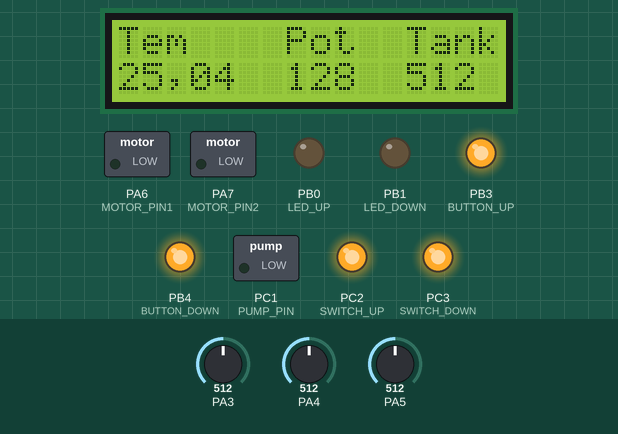
Simulated run of this program. Board: ATmega32, built with avr-gcc and emulated at 8 MHz. Shown: 16×2 character LCD, switched loads named in the program (green lamp = pin HIGH), output pins drawn as LEDs (lit = HIGH). Wiring (inferred from the names in the program): character LCD (HD44780): RS PA0; R/W PA1; E PA2; data PD0, PD1, PD2, PD3, PD4, PD5, PD6, PD7. The inputs (shaded band) are chosen by the test bench; at power-on: PA5 = 512, PA3 = 512, PA4 = 512. Pins used as bus, display or sensor lines are not drawn.

Above: at 2.1 s.
2.2 s: PA5 set to 111
At 3.6 s:
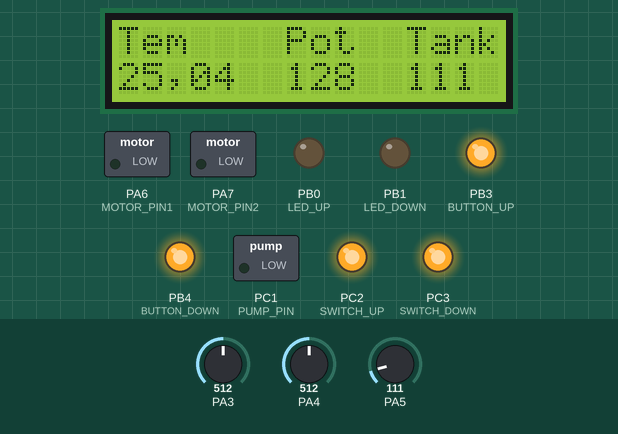
3.9 s: PA5 set to 91
At 5.6 s:
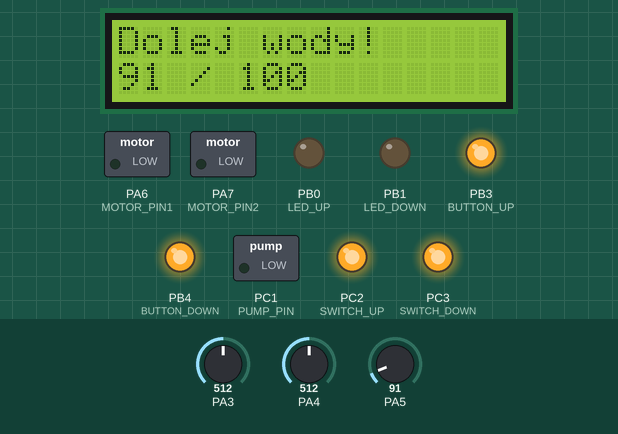
6.0 s: PA5 set to 110
At 7.5 s:
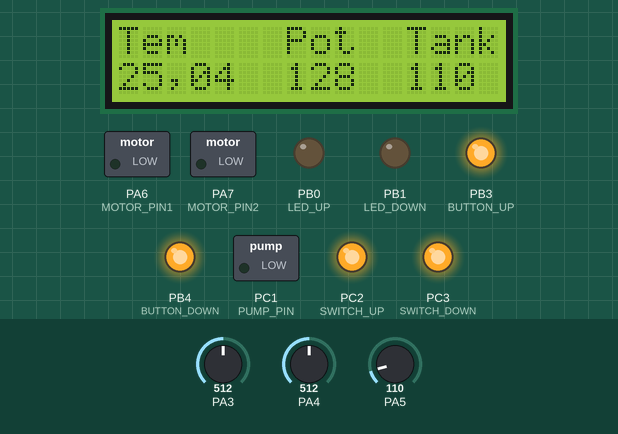
8.1 s: PA3 set to 360
At 9.9 s:
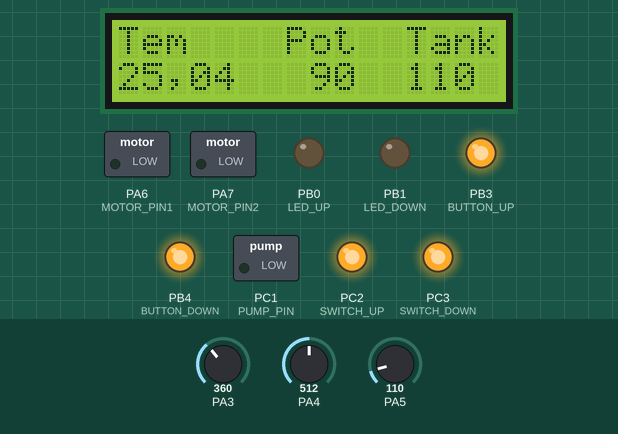
10.2 s: PA4 set to 360
At 12.0 s:
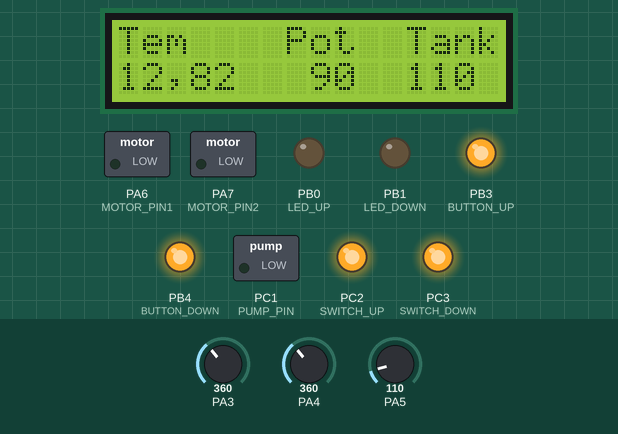
12.3 s: PA3 set to 380
At 13.4 s:
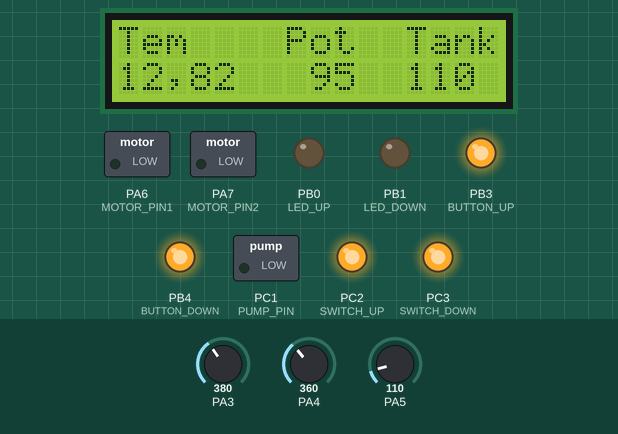
Timing chart, 0 to 15.3 s (numbered marks = the images above; inputs shaded):
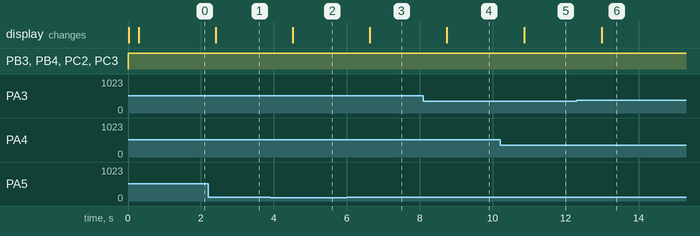

The program:

main.c
```c
#include "lcd.h"
#include "connection.h"

static inline void InitADC(void)
{
    ADMUX |= (1 << REFS0);                 //ustawienie napięcia ref na napięcie zasilania
    ADCSRA |= (1 << ADPS1) | (1 << ADPS0); //czestotliwosc na 8
    ADCSRA |= (1 << ADEN);                 //uruchomienie przetwornika ADC
}

void Initialization()
{
    MOTOR_DDR |= (1 << MOTOR_PIN1);    //Motor init
    MOTOR_DDR |= (1 << MOTOR_PIN2);    //Motor init
    PUMP_DDR |= (1 << PUMP_PIN);       //Pump init
    SWITCH_DDR |= (1 << SWITCH_UP);    //Switch init
    SWITCH_DDR |= (1 << SWITCH_DOWN);  //Switch init
    BUTTON_DDR |= (1 << BUTTON_UP);    //Button init
    BUTTON_DDR |= (1 << BUTTON_DOWN);  //Button init
    LED_DDR |= (1 << LED_UP);          //Button init
    LED_DDR |= (1 << LED_DOWN);        //Button init
    SWITCH_PORT |= (1 << SWITCH_UP);   //Switch pull up
    SWITCH_PORT |= (1 << SWITCH_DOWN); //Switch pull up
    BUTTON_PORT |= (1 << BUTTON_UP);   //Button pull up
    BUTTON_PORT |= (1 << BUTTON_DOWN); //Button pull up

    PUMP_PORT &= ~(1 << PUMP_PIN); //turn off the pump

    InitADC();
    LCD_Init();
}

int main(void)
{
    Initialization();
    //Variables
    char text[20];                  //LCD text buffor

    bool LCD_is_busy = false;       //tell us if water tank level is okay
    int roof = WhichSwitch();       //tell us if roof is up
    bool pump_is_on = false;

    _delay_ms(200); //wait to initialization

    while (1)
    {
        roof = WhichSwitch();
        led(roof);
        roof_up_down();
        uint16_t tank_val = watertank_value();
        uint16_t pot_val = percent(waterpot_value());
        uint16_t temp_val = redo(temp_value());

        uint16_t i = temp_val / 100;
        uint16_t j = temp_val - i * 100;

        LCD_is_busy = watertank_switch(tank_val);
        if (!LCD_is_busy)
        {
            sprintf(text, "Tem    Pot  Tank");
            LCD_String(text);
            if (j < 10)
                sprintf(text, "%d,0%d  %3d  %3d ", i, j, pot_val, tank_val);
            else
                sprintf(text, "%d,%2d  %3d  %3d ", i, j, pot_val, tank_val);
            LCD_Command(0xC0);
            LCD_String(text);
            waterpot_switch(pot_val,pump_is_on);
        }
        else
        {
            sprintf(text, "Dolej wody!");
            LCD_String(text);
            sprintf(text, "%d / %d", tank_val, WATERTANK_MIN);
            LCD_Command(0xC0);
            LCD_String(text);
        }
        _delay_ms(1000);
        LCD_Clear();
    }

    return 0;
}
```

connection.h
```c
#ifndef CONNECTION

#include "library.h"
#include "waterpot.h"
#include "watertank.h"
#include "temperature.h"
#include "motor.h"
#include "pump.h"

int WhichSwitch()
{
    if (bit_is_clear(SWITCH_PIN, SWITCH_UP)) //jesli jest wcisnieta gorna krancowka
        return 0;

    if (bit_is_clear(SWITCH_PIN, SWITCH_DOWN)) //jesli jest wcisnieta dolna krancowka
        return 1;
    return 2;
}

void led(int roof)
{
    if (roof == 0)
    {
        LED_PORT &= ~(1 << LED_DOWN);
        LED_PORT |= (1 << LED_UP);
    }
    if (roof == 1)
    {
        LED_PORT &= ~(1 << LED_UP);
        LED_PORT |= (1 << LED_DOWN);
    }
    if (roof != 1 && roof != 0)
    {
        LED_PORT &= ~(1 << LED_UP);
        LED_PORT &= ~(1 << LED_DOWN);
    }
}

void waterpot_switch(uint16_t pot_val, bool pump_is_on)
{
    if (waterpot_level(pot_val) == 1)
    {
        // pump_on();
        pump_is_on = true;
    }
    if (waterpot_level(pot_val) == 2)
        if (pump_is_on) //jesli pompa wlaczona
        {
            // pump_off(); //wylacz pompe
            pump_is_on = false;
        }
}

bool watertank_switch(uint16_t tank_val)
{
    if (watertank_level(tank_val) == 1)
        return true;
    else
        return false;
}

void roof_up_down()
{
    bool choice = false;
    char text[20];
    if (bit_is_set(BUTTON_PIN, BUTTON_UP) || bit_is_set(BUTTON_PIN, BUTTON_DOWN))
    {
        LCD_Clear();
        while (bit_is_clear(BUTTON_PIN, BUTTON_UP) && bit_is_set(SWITCH_PIN, SWITCH_UP))
        {
            motor_right(); // ciagnij linke
            sprintf(text, "Podnosze dach");
            LCD_String(text);
            choice = true;
            while (bit_is_clear(BUTTON_PIN, BUTTON_UP) && bit_is_set(SWITCH_PIN, SWITCH_UP))
                ;
        }
        LCD_Clear();
        if (choice)
            motor_stop();

        while (bit_is_clear(BUTTON_PIN, BUTTON_DOWN) && bit_is_set(SWITCH_PIN, SWITCH_DOWN))
        {
            motor_left(); // luzuj linke
            sprintf(text, "Opuszczam dach");
            LCD_String(text);
            choice = true;
            while (bit_is_clear(BUTTON_PIN, BUTTON_DOWN) && bit_is_set(SWITCH_PIN, SWITCH_DOWN))
                ;
        }
        LCD_Clear();
        if (choice)
            motor_stop();
    }
}

uint16_t percent(uint16_t tank)
{
    int tank_t = tank;
    tank = tank_t * 100 / 400;
    return tank;
}

uint16_t redo(uint16_t a)
{
    const int B = 4275; // B value of the thermistor
    const long int R0 = 100000;
    float R = 1023.0 / a - 1.0;
    R = R0 * R;
    uint16_t temperature = (1.0 / (log(R / R0) / B + 1 / 298.15) - 273.15) * 100;
    return temperature;
}

#endif
```

motor.h
```c
#ifndef MOTOR

#include "library.h"

void motor_left()
{
    _delay_ms(50);
    MOTOR_PORT &= ~(1 << MOTOR_PIN1);
    _delay_ms(50);
    MOTOR_PORT |= (1 << MOTOR_PIN2);
    _delay_ms(50);
}

void motor_right()
{
    _delay_ms(50);
    MOTOR_PORT &= ~(1 << MOTOR_PIN2);
    _delay_ms(50);
    MOTOR_PORT |= (1 << MOTOR_PIN1);
    _delay_ms(50);
}

void motor_stop()
{
    _delay_ms(50);
    MOTOR_PORT &= ~(1 << MOTOR_PIN2);
    _delay_ms(50);
    MOTOR_PORT &= ~(1 << MOTOR_PIN1);
    _delay_ms(50);
}

#endif
```

pump.h
```c
#ifndef PUMP

#include "library.h"

void pump_on()
{
    _delay_ms(50);
    PUMP_PORT |= (1 << PUMP_PIN);
    _delay_ms(50);
}

void pump_off()
{
    _delay_ms(50);
    PUMP_PORT &= ~(1 << PUMP_PIN);
    _delay_ms(50);
}

#endif
```

temperature.h
```c
#ifndef TEMPERATURE

#include "library.h"

void Temp_ADMUX() //Water pot ADMUX settings
{
    ADMUX |= ((1 << MUX2));                //setting channel - 00100, MUX0 = 1, MUX1 = 1
    ADMUX &= ~((1 << MUX0) | (1 << MUX1)); //setting zero - MUX2 = 0
}

uint16_t temp_value()
{
    uint16_t liquidsensor_value = 0;
    Temp_ADMUX();
    ADCSRA |= (1 << ADSC);                 //start ADC conversion
    loop_until_bit_is_clear(ADCSRA, ADSC); //wait until ADC conversion is done
    liquidsensor_value = ADC;              //read ADC value in

    return liquidsensor_value;
}

#endif
```

waterpot.h
```c
#ifndef WATERPOT

#include "library.h"

void WaterPot_ADMUX() //Water pot ADMUX settings
{
    ADMUX |= ((1 << MUX0) | (1 << MUX1)); //setting channel - 00011, MUX0 = 1, MUX1 = 1
    ADMUX &= ~((1 << MUX2));              //setting zero - MUX2 = 0
}

uint16_t waterpot_value()
{
    uint16_t liquidsensor_value = 0;
    WaterPot_ADMUX();
    ADCSRA |= (1 << ADSC);                 //start ADC conversion
    loop_until_bit_is_clear(ADCSRA, ADSC); //wait until ADC conversion is done
    liquidsensor_value = ADC;              //read ADC value in

    return liquidsensor_value;
}

int waterpot_level(uint16_t liquidsensor_value)
{
    if (liquidsensor_value < WATERPOT_MIN)
        return 1;
    if (liquidsensor_value > WATERPOT_MAX)
        return 2;
    return 0;
}

#endif
```

watertank.h
```c
#ifndef WATERPOT

#include "library.h"

void WaterTank_ADMUX() //Water tank ADMUX settings
{
    ADMUX |= ((1 << MUX0) | (1 << MUX2)); //setting channel - 00101, MUX0 = 1, MUX2 = 1
    ADMUX &= ~((1 << MUX1));              //setting zero - MUX1 = 0
}

uint16_t watertank_value()
{
    uint16_t liquidsensor_value = 0;
    WaterTank_ADMUX();
    ADCSRA |= (1 << ADSC);                 //start ADC conversion
    loop_until_bit_is_clear(ADCSRA, ADSC); //wait until ADC conversion is done
    liquidsensor_value = ADC;              //read ADC value in

    return liquidsensor_value;
}

int watertank_level(uint16_t liquidsensor_value)
{
    if (liquidsensor_value < WATERTANK_MIN)
        return 1;
    if (liquidsensor_value > WATERTANK_MAX)
        return 0;
    return 0;
}

#endif
```

lcd.h
```c
#ifndef LCD

#include "library.h"

void LCD_Command(unsigned char cmnd)
{
    LCD_Data_Port = cmnd;
    LCD_Command_Port &= ~(1 << RS); /* RS=0 command reg. */
    LCD_Command_Port &= ~(1 << RW); /* RW=0 Write operation */
    LCD_Command_Port |= (1 << EN);  /* Enable pulse */
    _delay_us(1);
    LCD_Command_Port &= ~(1 << EN);
    _delay_ms(3);
}

void LCD_Char(unsigned char char_data) /* LCD data write function */
{
    LCD_Data_Port = char_data;
    LCD_Command_Port |= (1 << RS);  /* RS=1 Data reg. */
    LCD_Command_Port &= ~(1 << RW); /* RW=0 write operation */
    LCD_Command_Port |= (1 << EN);  /* Enable Pulse */
    _delay_us(1);
    LCD_Command_Port &= ~(1 << EN);
    _delay_ms(1);
}

void LCD_Init(void) /* LCD Initialize function */
{
    LCD_Command_Dir |= 0b11000111; /* Make LCD command port direction as o/p */
    LCD_Data_Dir = 0xFF;           /* Make LCD data port direction as o/p */
    _delay_ms(20);                 /* LCD Power ON delay always >15ms */

    LCD_Command(0x38); /* Initialization of 16X2 LCD in 8bit mode */
    LCD_Command(0x0C); /* Display ON Cursor OFF */
    LCD_Command(0x06); /* Auto Increment cursor */
    LCD_Command(0x01); /* Clear display */
    LCD_Command(0x80); /* Cursor at home position */
}

void LCD_String(char *str) /* Send string to LCD function */
{
    int i;
    for (i = 0; str[i] != 0; i++) /* Send each char of string till the NULL */
        LCD_Char(str[i]);
}

void LCD_String_xy(char row, char pos, char *str) /* Send string to LCD with xy position */
{
    if (row == 0 && pos < 16)
        LCD_Command((pos & 0x0F) | 0x80); /* Command of first row and required position<16 */
    else if (row == 1 && pos < 16)
        LCD_Command((pos & 0x0F) | 0xC0); /* Command of first row and required position<16 */
    LCD_String(str);                      /* Call LCD string function */
}

void LCD_Clear()
{
    LCD_Command(0x01); /* clear display */
    LCD_Command(0x80); /* cursor at home position */
}

#endif
```

library.h
```c
#include <avr/io.h>
#include <avr/iom32.h>
#include <util/delay.h>
#include <stdlib.h>
#include <string.h>
#include <stdbool.h>
#include <stdio.h>

//LCD setting Ports and Pins
#define LCD_Data_Dir DDRD      /* Define LCD data port direction */
#define LCD_Command_Dir DDRA   /* Define LCD command port direction register */
#define LCD_Data_Port PORTD    /* Define LCD data port */
#define LCD_Command_Port PORTA /* Define LCD data port */
#define RS PA0                 /* Define Register Select (data/command reg.)pin */
#define RW PA1                 /* Define Read/Write signal pin */
#define EN PA2                 /* Define Enable signal pin */

//WATER TANK
#define WATERTANK_MIN 100
#define WATERTANK_MAX 370

//WATER POT
#define WATERPOT_MIN 280
#define WATERPOT_MAX 370

//Motor setting Control Pins
#define MOTOR_PIN1 PA6   //PIN PA6
#define MOTOR_PIN2 PA7   //PIN PA7
#define MOTOR_PORT PORTA //PORT A
#define MOTOR_DDR DDRA   //PORT A

//Water Pump Control Pin
#define PUMP_PIN PC1    //PIN PA6
#define PUMP_PORT PORTC //PORT A
#define PUMP_DDR DDRC   //PORT A

//SWITCHES
#define SWITCH_UP PC2     //PIN PC2
#define SWITCH_DOWN PC3   //PIN PC4
#define SWITCH_PORT PORTC //PORT C
#define SWITCH_DDR DDRC   //PORT C
#define SWITCH_PIN PINC   //PORT C

//BUTTONS
#define BUTTON_UP PB3     //PIN PB3
#define BUTTON_DOWN PB4  //PIN PB4
#define BUTTON_PORT PORTB //PORT B
#define BUTTON_DDR DDRB   //PORT B
#define BUTTON_PIN PINB   //PORT B

//LED
#define LED_UP PB0     //PIN PB0
#define LED_DOWN  PB1  //PIN PB1
#define LED_PORT PORTB //PORT B
#define LED_DDR DDRB   //PORT B
#define LED_PIN PINB   //PORT B
```

Measured:
- the behaviour switches between 100 and 99 on PA5 (found by bisection; images 1 and 2)
- after the input at 2.2 s, the display: changes after 0.21 s (image 1)
- after the input at 3.9 s, the display: changes after 0.62 s (image 2)
- after the input at 6.0 s, the display: changes after 0.62 s (image 3)
- after the input at 8.1 s, the display: changes after 0.65 s (image 4)
- after the input at 10.2 s, the display: changes after 0.67 s (image 5)
- after the input at 12.3 s, the display: changes after 0.69 s (image 6)
